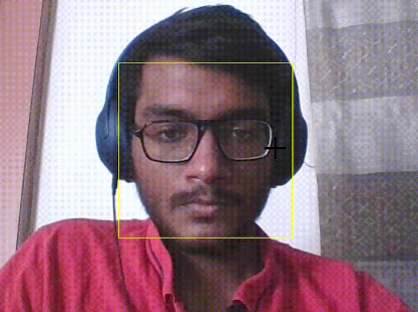
#> input picture face img.png, 418 x 312 px, given in place of Faces.jpg, which was not available
$ python main.py
#> lines starting #> are read from the running program, lines starting #| are printed output that depends on the picture; after the words box and inside, x2 and y2 are one past the last pixel; in counts of white or black regions, pixels touching at a corner belong together; pictures that were not available may be replaced by others from this repository, and a replacement may not be noted
"""
Face detection Using Python
"""

import cv2

# ________________________________________Detects the faces in an image______________________________________
# Next line has address that is unique to everyone.... You can find the path by checking in venv\Lib\site-package
facecascade = cv2.CascadeClassifier(r'C:\Users\Aryan Gupta\PycharmProjects\Image processing\venv\Lib\site-packages\cv2\data\haarcascade_frontalface_default.xml')
faceimg = cv2.imread('venv/Scripts/Faces.jpg')
#> faceimg is the input picture: shape (312, 418, 3); mean B, G, R 129.4, 117.6, 145.3
faceimgresized = cv2.resize(faceimg, (500, 500))
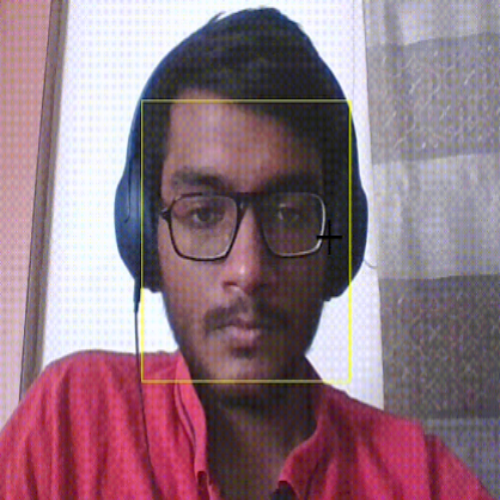
#> faceimgresized: shape (500, 500, 3); mean B, G, R 129.3, 117.4, 145.2
imggray = cv2.cvtColor(faceimgresized, cv2.COLOR_BGR2GRAY)
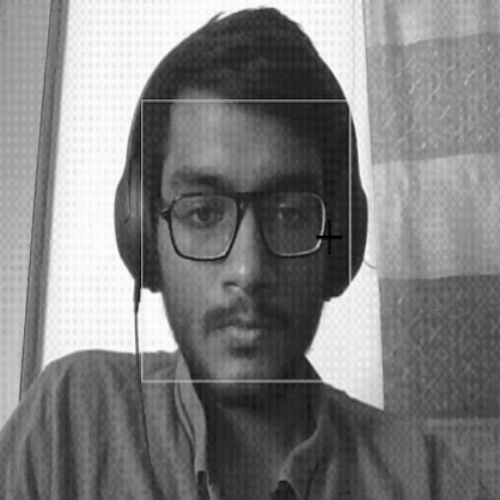
#> imggray: shape (500, 500); min 0, max 252, mean 127.1
face = facecascade.detectMultiScale(imggray)  # Detects the face features
#> face = [[124, 110, 234, 234]]
for (x, y, w, h) in face:  # for multiple faces
    cv2.rectangle(faceimgresized, (x, y), (x + w, y + h), (0, 255, 0, 2))
#> this loop made 1 pass
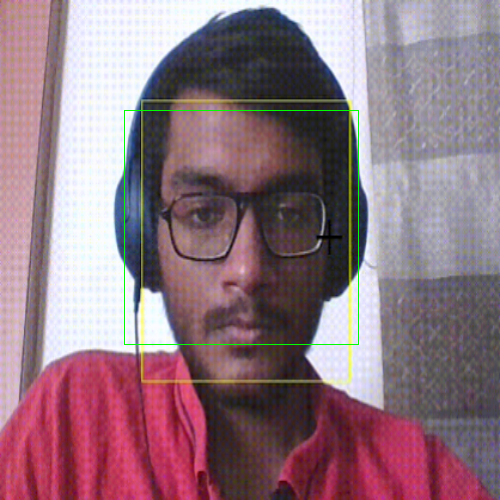
#> faceimgresized: shape (500, 500, 3); 0.37% of pixels changed, all inside (x1, y1, x2, y2) = (124, 110, 359, 345)

cv2.imshow('Face Output', faceimgresized)
cv2.waitKey(0)

# ____________________________Face detection using Video cam (Real time)_______________________________________
cap = cv2.VideoCapture(0)  # Triggers the camera
cap.set(3, 480)  # cap.set() has 2 args 1. property ID and 2. value of propID.
cap.set(4, 480)  # Refer documentation for codes
cap.set(10, 150)  # The IDs 3, 4, 10 are for ht, width, brightness resp

facecascade = cv2.CascadeClassifier(r'C:\Users\Aryan Gupta\PycharmProjects\Image processing\venv\Lib\site-packages\cv2\data\haarcascade_frontalface_default.xml')
while True:
    ret, frame = cap.read()
    frame_flip = cv2.flip(frame, 1)
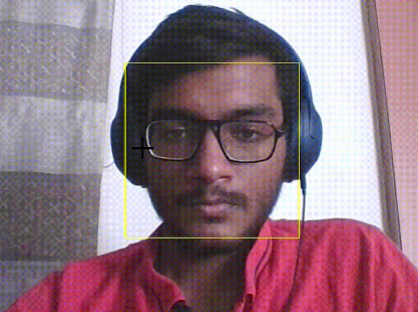
#> frame_flip: shape (312, 418, 3); mean B, G, R 129.4, 117.6, 145.3
    bw_video = cv2.cvtColor(frame_flip, cv2.COLOR_BGR2GRAY)
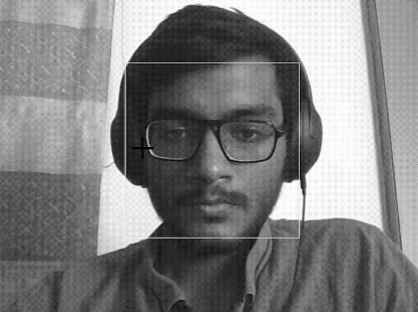
#> bw_video: shape (312, 418); min 0, max 252, mean 127.2
    face = facecascade.detectMultiScale(bw_video, 1.1, 4)
#> face = [[122, 64, 170, 170]]
    for (x, y, w, h) in face:  # For loop used to create rectangle for every frame of the Video
        cv2.rectangle(frame_flip, (x, y), (x + w, y + h), (255, 0, 0, 3))  # Creates a rectangle around the face
#> this loop made 1 pass
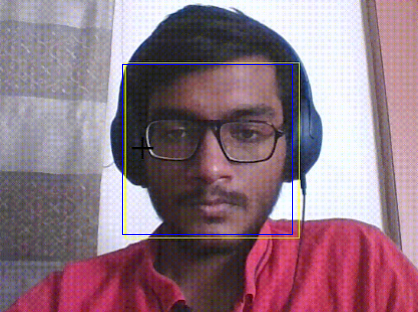
#> frame_flip: shape (312, 418, 3); 0.52% of pixels changed, all inside (x1, y1, x2, y2) = (122, 64, 293, 235)
    cv2.imshow('Aryan', frame_flip)
    if cv2.waitKey(1) & 0xff == ord('q'):
#> (key q is pressed here)
        break
cap.release()  # To release the device, which frees the camera port to be usable next time wo raising errors
cv2.destroyAllWindows()  # destroy all window
